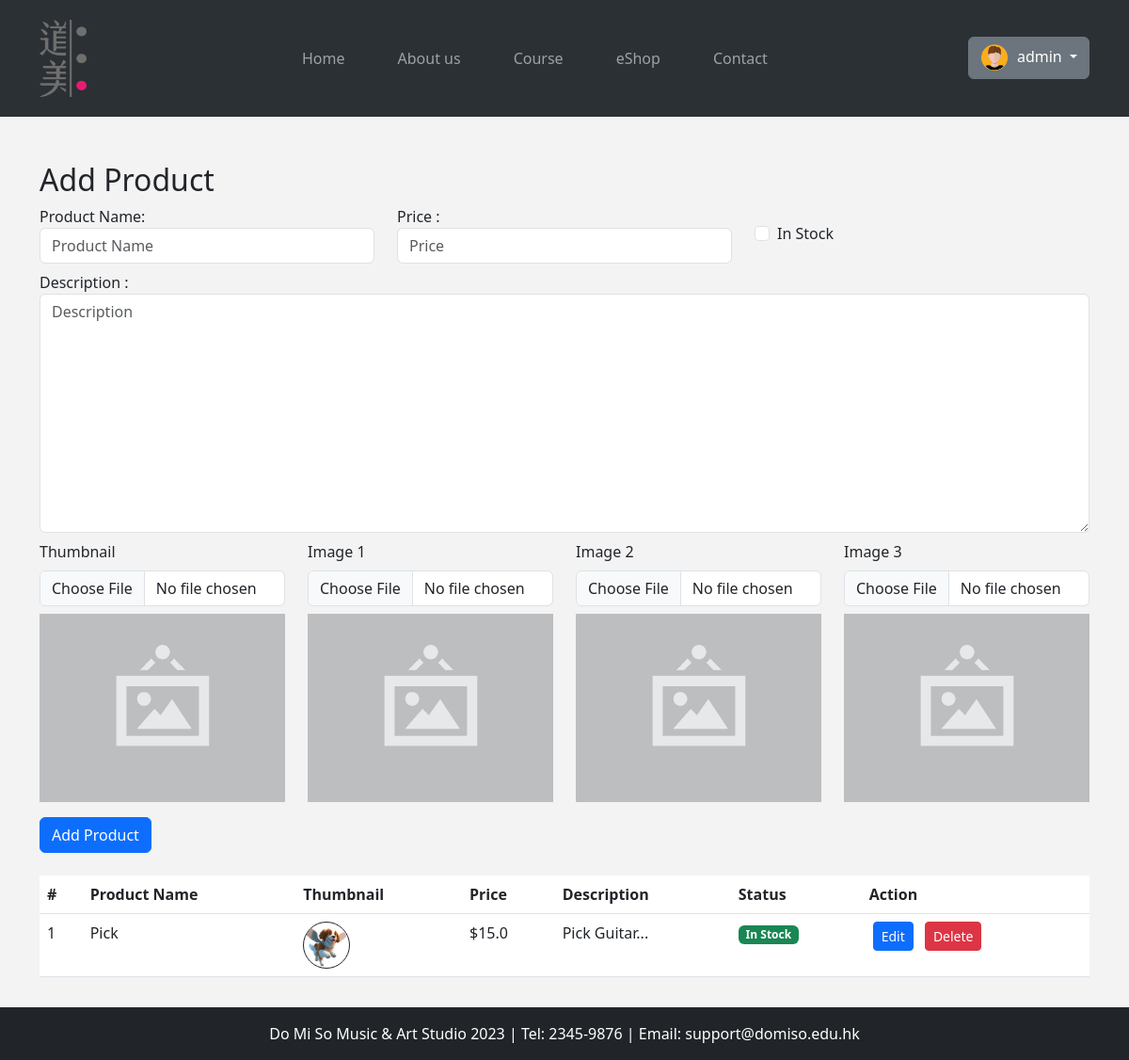
Page /dashboard/products.php (signed in) on the committed database.
### tables this page shows
CREATE TABLE `products` (
  `id` int(11) NOT NULL,
  `name` varchar(255) NOT NULL,
  `price` decimal(10,1) NOT NULL,
  `in_stock` tinyint(1) NOT NULL DEFAULT 1,
  `description` text DEFAULT NULL,
  `thumbnail` varchar(255) DEFAULT NULL,
  `image1` varchar(255) DEFAULT NULL,
  `image2` varchar(255) DEFAULT NULL,
  `image3` varchar(255) DEFAULT NULL,
  `product_code` varchar(50) DEFAULT NULL
);

### dashboard/products.php (the view, shortened to what this page needs)
<?php
include('./components/header.php');
?>
<div class="container my-5">
  <div class="row">
    <div class="col-md-12">
      <h2><?= (isset($edit)) ? "Edit Product" : "Add Product" ?></h2>
      <form method="post" action="<?php $_SERVER['PHP_SELF'] ?>" enctype="multipart/form-data">
        <div class="row">
          <div class="col-md-4 mb-2">
            <div class="form-group">
              <label for="product_name">Product Name:</label>
              <input type="text" class="form-control" id="product_name" name="product_name" placeholder="Product Name" value="<?= $product['name'] ?? "" ?>" required>
            </div>
          </div>
          <div class="col-md-4 mb-2">
            <div class="form-group">
              <label for="price">Price :</label>
              <input type="number" class="form-control" id="price" name="price" placeholder="Price" value="<?= $product['price'] ?? "" ?>" required>
            </div>
          </div>
          <div class="col-md-4 mb-2 d-flex align-items-center">
            <div class="form-check">
              <input class="form-check-input" type="checkbox" name="in_stock" <?php if (isset($product['in_stock'])) {
                                                                                echo $product['in_stock'] ? "checked" : "";
                                                                              } ?> id="flexCheckDefault">
              <label class="form-check-label" for="flexCheckDefault">
                In Stock
              </label>
            </div>
          </div>
          <div class="col-md-12 mb-2">
            <div class="form-group">
              <label for="description">Description :</label>
              <textarea name="description" cols="30" rows="10" class="form-control" placeholder="Description"><?= $product['description'] ?? "" ?></textarea>
            </div>
          </div>
          <div class="col-md-3 mb-3">
            <div class="mb-2">
              <label for="thumbnail" class="form-label">Thumbnail</label>
              <input class="form-control" id="thumbnail" type="file" name="thumbnail" />
            </div>
            <img src="<?= empty($product['thumbnail']) ? "../assets/images/noimage.png" : '../uploads/products/' . $product['thumbnail'] ?>" style="width: 100%;height:200px;object-fit:cover;" alt="Thumbnail">
          </div>
          <div class="col-md-3 mb-3">
            <div class="mb-2">
              <label for="image-1" class="form-label">Image 1</label>
              <input class="form-control" id="image-1" type="file" name="image_1" />
            </div>
            <img src="<?= empty($product['image1']) ? "../assets/images/noimage.png" : '../uploads/products/' . $product['image1'] ?>" style="width: 100%;height:200px;object-fit:cover;" alt="Image 1">
          </div>
          <div class="col-md-3 mb-3">
            <div class="mb-2">
              <label for="image-2" class="form-label">Image 2</label>
              <input class="form-control" id="image-2" type="file" name="image_2" />
            </div>
            <img src="<?= empty($product['image2']) ? "../assets/images/noimage.png" : '../uploads/products/' . $product['image2'] ?>" style="width: 100%;height:200px;object-fit:cover;" alt="Image 2">
          </div>
          <div class="col-md-3 mb-3">
            <div class="mb-2">
              <label for="image-3" class="form-label">Image 3</label>
              <input class="form-control" id="image-3" type="file" name="image_3" />
            </div>
            <img src="<?= empty($product['image3']) ? "../assets/images/noimage.png" : '../uploads/products/' . $product['image3'] ?>" style="width: 100%;height:200px;object-fit:cover;" alt="Banner">
          </div>
        </div>
        <?php if (isset($edit)) : ?>
          <button type="submit" name="update" class="btn btn-primary mb-4">Edit Product</button>
        <?php else : ?>
          <button type="submit" name="create" class="btn btn-primary mb-4">Add Product</button>
        <?php endif; ?>
      </form>
    </div>
  </div>
  <table class="table bg-white">
    <thead>
      <tr>
        <th>#</th>
        <th>Product Name</th>
        <th>Thumbnail</th>
        <th>Price</th>
        <th>Description</th>
        <th>Status</th>
        <th>Action</th>
      </tr>
    </thead>
    <tbody>
      <?php
      $sql = "SELECT * FROM products";
      $result = mysqli_query($conn, $sql);
      if (mysqli_num_rows($result) > 0) {
        while ($row = mysqli_fetch_assoc($result)) { ?>
          <tr>
            <td><?php echo $row['id']; ?></td>
            <td><?php echo $row['name']; ?></td>
            <td><img src='<?= empty($row['thumbnail']) ? "../assets/images/noimage.png" : '../uploads/products/' . $row['thumbnail'] ?>' class='rounded-circle border border-dark' style='width:50px;height:50px;object-fit:cover;' /></td>
            <td>$<?php echo $row['price']; ?></td>
            <td><?php echo substr($row['description'], 0, 20) . '...'; ?></td>
            <td><?php echo $row['in_stock'] == 1 ? "<span class='badge bg-success'>In Stock</span>" : "<span class='badge bg-danger'>Out of Stock</span>"; ?></td>
            <td>
              <a href='./products.php?edit=<?php echo $row['id']; ?>' class='btn btn-primary btn-sm edit-btn mx-1' data-toggle='modal' data-target='#editModal'>Edit</a>
              <button class='btn btn-danger btn-sm delete-btn mx-1' onclick='confirmDelete(<?php echo $row['id']; ?>)'>Delete</button>
            </td>
          </tr>
      <?php }
      } else {
        echo "<tr><td colspan='9' class='text-center'>No users found.</td></tr>";
      }
      ?>
    </tbody>
  </table>
</div>
<?php include('./components/footer.php'); ?>

### assets/css/home.css (style rules this page uses)
:root { --primary-color: #e71b72; --bs-primary : red; --bs-primary-color: #e71b72; --bg-color:#6F6F6F; }
a { text-decoration: none !important; }
body { padding-bottom: 40px; background-color: #f3f3f4; }

### rows in the picture
products: id "1", name "Pick", thumbnail (picture), price "15.0", description "Pick Guitar", in_stock "In Stock"

### other values in the picture
$_SESSION['username'] "admin"
